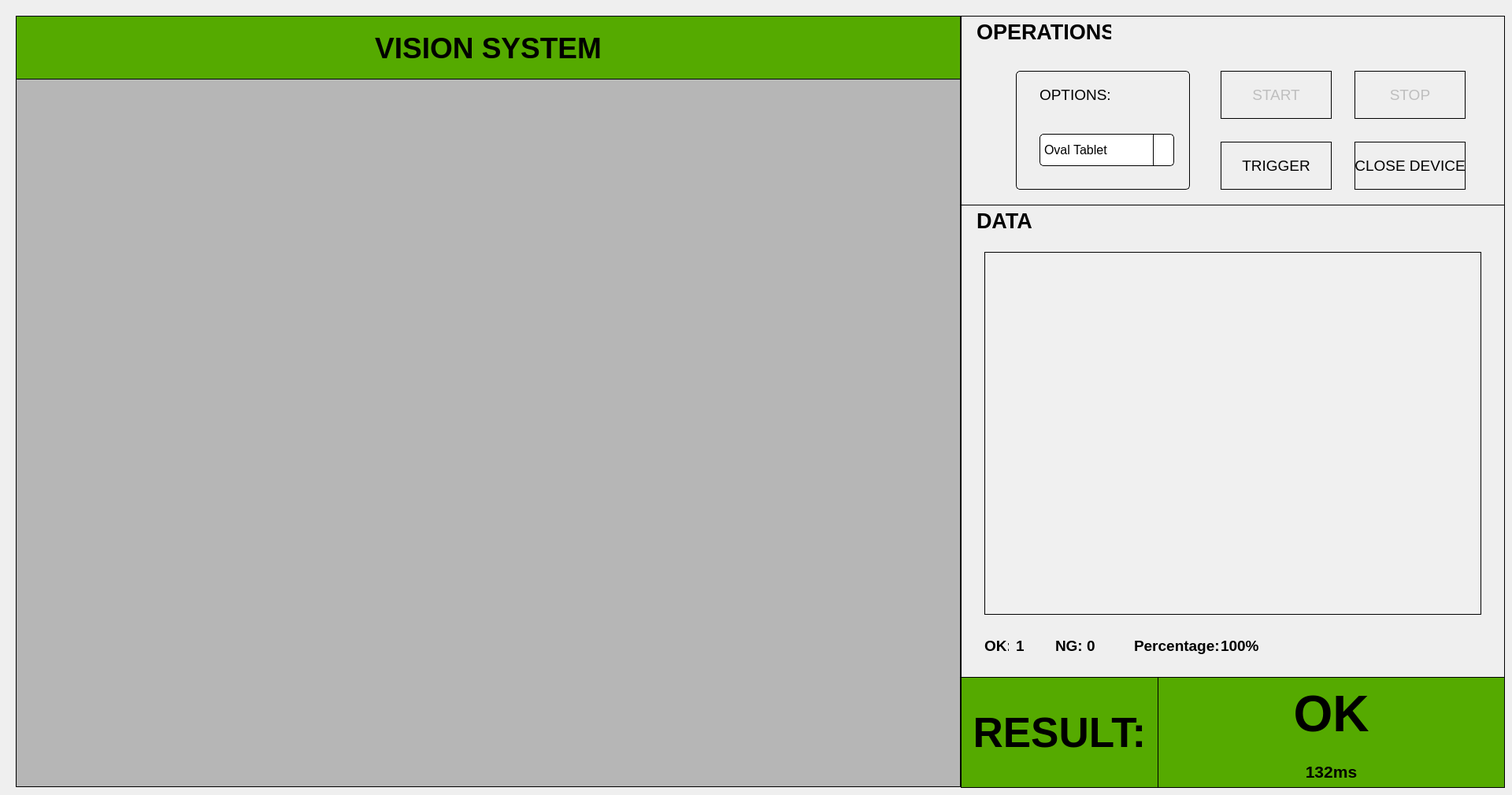
    <widget class="QWidget" name="tab_Operation">
     <attribute name="title">
      <string>Operation</string>
     </attribute>
     <widget class="QLabel" name="label_img_out">
      <property name="geometry">
       <rect>
        <x>20</x>
        <y>100</y>
        <width>1200</width>
        <height>900</height>
       </rect>
      </property>
      <property name="styleSheet">
       <string notr="true">
border: 1px solid rgb(0, 0, 0);
background-color: rgb(182, 182, 182);</string>
      </property>
      <property name="text">
       <string/>
      </property>
     </widget>
     <widget class="QLabel" name="label_check">
      <property name="geometry">
       <rect>
        <x>1470</x>
        <y>860</y>
        <width>441</width>
        <height>141</height>
       </rect>
      </property>
      <property name="font">
       <font>
        <pointsize>48</pointsize>
        <bold>true</bold>
       </font>
      </property>
      <property name="styleSheet">
       <string notr="true">background-color: rgb(85, 170, 0);
border: 1px solid rgb(0, 0, 0);</string>
      </property>
      <property name="text">
       <string>OK</string>
      </property>
      <property name="alignment">
       <set>Qt::AlignHCenter|Qt::AlignTop</set>
      </property>
      <property name="margin">
       <number>0</number>
      </property>
      <property name="indent">
       <number>10</number>
      </property>
     </widget>
     <widget class="QLabel" name="label_ProcessTime">
      <property name="geometry">
       <rect>
        <x>1470</x>
        <y>960</y>
        <width>441</width>
        <height>41</height>
       </rect>
      </property>
      <property name="font">
       <font>
        <pointsize>16</pointsize>
        <italic>false</italic>
        <bold>true</bold>
       </font>
      </property>
      <property name="styleSheet">
       <string notr="true">color: rgb(0, 0, 0); 
</string>
      </property>
      <property name="text">
       <string>132ms</string>
      </property>
      <property name="textFormat">
       <enum>Qt::AutoText</enum>
      </property>
      <property name="scaledContents">
       <bool>false</bool>
      </property>
      <property name="alignment">
       <set>Qt::AlignCenter</set>
      </property>
      <property name="indent">
       <number>-1</number>
      </property>
     </widget>
     <widget class="QLabel" name="label_logo">
      <property name="geometry">
       <rect>
        <x>1140</x>
        <y>20</y>
        <width>81</width>
        <height>81</height>
       </rect>
      </property>
      <property name="styleSheet">
       <string notr="true"/>
      </property>
      <property name="text">
       <string/>
      </property>
     </widget>
     <widget class="QLabel" name="label_logo_2">
      <property name="geometry">
       <rect>
        <x>910</x>
        <y>910</y>
        <width>81</width>
        <height>81</height>
       </rect>
      </property>
      <property name="text">
       <string/>
      </property>
     </widget>
     <widget class="QLabel" name="label">
      <property name="geometry">
       <rect>
        <x>20</x>
        <y>20</y>
        <width>1200</width>
        <height>81</height>
       </rect>
      </property>
      <property name="font">
       <font>
        <pointsize>28</pointsize>
        <bold>true</bold>
       </font>
      </property>
      <property name="styleSheet">
       <string notr="true">
border: 1px solid rgb(0, 0, 0);
background-color: rgb(85, 170, 0);</string>
      </property>
      <property name="text">
       <string>VISION SYSTEM</string>
      </property>
      <property name="alignment">
       <set>Qt::AlignCenter</set>
      </property>
     </widget>
     <widget class="QWidget" name="widget_4" native="true">
      <property name="geometry">
       <rect>
        <x>1220</x>
        <y>20</y>
        <width>691</width>
        <height>241</height>
       </rect>
      </property>
      <property name="styleSheet">
       <string notr="true">
border: 1px solid rgb(0, 0, 0);</string>
      </property>
      <widget class="QWidget" name="widget" native="true">
       <property name="geometry">
        <rect>
         <x>70</x>
         <y>70</y>
         <width>221</width>
         <height>151</height>
        </rect>
       </property>
       <property name="styleSheet">
        <string notr="true">border-radius: 5px;
border: 0.5px solid rgb(0, 0, 0)</string>
       </property>
       <widget class="QLabel" name="label_11">
        <property name="geometry">
         <rect>
          <x>30</x>
          <y>10</y>
          <width>101</width>
          <height>41</height>
         </rect>
        </property>
        <property name="font">
         <font>
          <pointsize>14</pointsize>
         </font>
        </property>
        <property name="styleSheet">
         <string notr="true">border: none;</string>
        </property>
        <property name="text">
         <string>OPTIONS:</string>
        </property>
        <property name="alignment">
         <set>Qt::AlignLeading|Qt::AlignLeft|Qt::AlignVCenter</set>
        </property>
       </widget>
       <widget class="QComboBox" name="comboBox_type">
        <property name="geometry">
         <rect>
          <x>30</x>
          <y>80</y>
          <width>171</width>
          <height>41</height>
         </rect>
        </property>
        <property name="font">
         <font>
          <pointsize>12</pointsize>
         </font>
        </property>
        <property name="styleSheet">
         <string notr="true">QComboBox {
                border: 1px solid ;
                border-radius: 5px;
                padding: 5px;
                min-width: 6em;
                background-color: none;
            }

            QComboBox:hover {
                background-color: #cae1ff;
    			border: 1px solid #0066cc; /* Blue border for button hover */
            }

            QComboBox::drop-down {
                subcontrol-origin: padding;
                subcontrol-position: top right;
                width: 25px;
                border-left: 1px solid;
                border-top-right-radius: 3px;
                border-bottom-right-radius: 3px;
            }

            QComboBox::down-arrow {
				image: url(D:/Pharma3/icon/icons8-arrow-down);
                width: 14px;
                height: 14px;
				margin-top: 2px;    
            }

          </string>
        </property>
        <item>
         <property name="text">
          <string>Oval Tablet</string>
         </property>
        </item>
        <item>
         <property name="text">
          <string>Circle Tablet</string>
         </property>
        </item>
        <item>
         <property name="text">
          <string>Capsule</string>
         </property>
        </item>
       </widget>
       <widget class="QPushButton" name="bnSettings">
        <property name="enabled">
         <bool>true</bool>
        </property>
        <property name="geometry">
         <rect>
          <x>170</x>
          <y>10</y>
          <width>41</width>
          <height>41</height>
         </rect>
        </property>
        <property name="font">
         <font>
          <pointsize>16</pointsize>
          <italic>false</italic>
          <bold>true</bold>
         </font>
        </property>
        <property name="styleSheet">
         <string notr="true">QPushButton {
	background-color: none;
    border: none;
}
QPushButton:hover {
    background-color: #cae1ff;
    border: 1px solid #0066cc; /* Blue border for button hover */
}
</string>
        </property>
        <property name="text">
         <string/>
        </property>
        <property name="icon">
         <iconset>
          <normaloff>icon/setting.png</normaloff>icon/setting.png</iconset>
        </property>
        <property name="iconSize">
         <size>
          <width>30</width>
          <height>30</height>
         </size>
        </property>
       </widget>
      </widget>
      <widget class="QPushButton" name="bnStart">
       <property name="enabled">
        <bool>false</bool>
       </property>
       <property name="geometry">
        <rect>
         <x>330</x>
         <y>70</y>
         <width>141</width>
         <height>61</height>
        </rect>
       </property>
       <property name="font">
        <font>
         <pointsize>14</pointsize>
         <italic>false</italic>
         <bold>false</bold>
        </font>
       </property>
       <property name="focusPolicy">
        <enum>Qt::ClickFocus</enum>
       </property>
       <property name="styleSheet">
        <string notr="true"/>
       </property>
       <property name="text">
        <string>START</string>
       </property>
      </widget>
      <widget class="QPushButton" name="bnStop">
       <property name="enabled">
        <bool>false</bool>
       </property>
       <property name="geometry">
        <rect>
         <x>500</x>
         <y>70</y>
         <width>141</width>
         <height>61</height>
        </rect>
       </property>
       <property name="font">
        <font>
         <pointsize>14</pointsize>
         <italic>false</italic>
         <bold>false</bold>
        </font>
       </property>
       <property name="styleSheet">
        <string notr="true"/>
       </property>
       <property name="text">
        <string>STOP</string>
       </property>
      </widget>
      <widget class="QPushButton" name="bnClose">
       <property name="enabled">
        <bool>true</bool>
       </property>
       <property name="geometry">
        <rect>
         <x>500</x>
         <y>160</y>
         <width>141</width>
         <height>61</height>
        </rect>
       </property>
       <property name="font">
        <font>
         <pointsize>14</pointsize>
         <italic>false</italic>
         <bold>false</bold>
        </font>
       </property>
       <property name="styleSheet">
        <string notr="true"/>
       </property>
       <property name="text">
        <string>CLOSE DEVICE</string>
       </property>
      </widget>
      <widget class="QPushButton" name="bnSoftwareTrigger">
       <property name="enabled">
        <bool>true</bool>
       </property>
       <property name="geometry">
        <rect>
         <x>330</x>
         <y>160</y>
         <width>141</width>
         <height>61</height>
        </rect>
       </property>
       <property name="font">
        <font>
         <pointsize>14</pointsize>
         <italic>false</italic>
         <bold>false</bold>
        </font>
       </property>
       <property name="styleSheet">
        <string notr="true"/>
       </property>
       <property name="text">
        <string>TRIGGER</string>
       </property>
      </widget>
      <widget class="QLabel" name="label_signal_stop">
       <property name="geometry">
        <rect>
         <x>610</x>
         <y>80</y>
         <width>21</width>
         <height>21</height>
        </rect>
       </property>
       <property name="styleSheet">
        <string notr="true">border: none;</string>
       </property>
       <property name="text">
        <string/>
       </property>
      </widget>
      <widget class="QLabel" name="label_signal_start">
       <property name="geometry">
        <rect>
         <x>440</x>
         <y>80</y>
         <width>21</width>
         <height>21</height>
        </rect>
       </property>
       <property name="styleSheet">
        <string notr="true">border:none;</string>
       </property>
       <property name="text">
        <string/>
       </property>
      </widget>
      <widget class="QLabel" name="label_12">
       <property name="geometry">
        <rect>
         <x>20</x>
         <y>0</y>
         <width>171</width>
         <height>41</height>
        </rect>
       </property>
       <property name="font">
        <font>
         <pointsize>20</pointsize>
         <bold>true</bold>
        </font>
       </property>
       <property name="styleSheet">
        <string notr="true">border:none;</string>
       </property>
       <property name="text">
        <string>OPERATIONS</string>
       </property>
      </widget>
     </widget>
     <widget class="QWidget" name="widget_5" native="true">
      <property name="geometry">
       <rect>
        <x>1220</x>
        <y>260</y>
        <width>691</width>
        <height>601</height>
       </rect>
      </property>
      <property name="styleSheet">
       <string notr="true">
border: 1px solid rgb(0, 0, 0);</string>
      </property>
      <widget class="QTableWidget" name="tableWidget">
       <property name="geometry">
        <rect>
         <x>30</x>
         <y>60</y>
         <width>631</width>
         <height>461</height>
        </rect>
       </property>
       <property name="sizePolicy">
        <sizepolicy hsizetype="Expanding" vsizetype="Expanding">
         <horstretch>0</horstretch>
         <verstretch>0</verstretch>
        </sizepolicy>
       </property>
       <property name="font">
        <font>
         <family>Calibri</family>
         <pointsize>12</pointsize>
        </font>
       </property>
       <property name="styleSheet">
        <string notr="true">QTableWidget {
                background-color: #f0f0f0;
                alternate-background-color: #e0e0e0;
                selection-background-color: #a6a6a6;
            }
            QHeaderView::section {
                background-color: #404040;
                color: white;
                padding: 5px;
                border: 1px solid #606060;
            }
            QTableWidget::item {
                padding: 5px;
            }
            QTableWidget::item:selected {
                color: black;
            }</string>
       </property>
       <property name="verticalScrollBarPolicy">
        <enum>Qt::ScrollBarAsNeeded</enum>
       </property>
       <property name="horizontalScrollBarPolicy">
        <enum>Qt::ScrollBarAsNeeded</enum>
       </property>
       <property name="sizeAdjustPolicy">
        <enum>QAbstractScrollArea::AdjustIgnored</enum>
       </property>
       <property name="showGrid">
        <bool>true</bool>
       </property>
       <property name="gridStyle">
        <enum>Qt::SolidLine</enum>
       </property>
       <property name="columnCount">
        <number>0</number>
       </property>
       <attribute name="horizontalHeaderVisible">
        <bool>true</bool>
       </attribute>
       <attribute name="horizontalHeaderCascadingSectionResizes">
        <bool>false</bool>
       </attribute>
       <attribute name="horizontalHeaderMinimumSectionSize">
        <number>39</number>
       </attribute>
       <attribute name="horizontalHeaderShowSortIndicator" stdset="0">
        <bool>false</bool>
       </attribute>
       <attribute name="horizontalHeaderStretchLastSection">
        <bool>true</bool>
       </attribute>
       <attribute name="verticalHeaderVisible">
        <bool>false</bool>
       </attribute>
       <attribute name="verticalHeaderCascadingSectionResizes">
        <bool>false</bool>
       </attribute>
       <attribute name="verticalHeaderHighlightSections">
        <bool>true</bool>
       </attribute>
      </widget>
      <widget class="QLabel" name="label_percent">
       <property name="geometry">
        <rect>
         <x>330</x>
         <y>540</y>
         <width>51</width>
         <height>41</height>
        </rect>
       </property>
       <property name="font">
        <font>
         <pointsize>14</pointsize>
         <bold>true</bold>
        </font>
       </property>
       <property name="styleSheet">
        <string notr="true">border: none;</string>
       </property>
       <property name="text">
        <string>100%</string>
       </property>
      </widget>
      <widget class="QLabel" name="label_3">
       <property name="geometry">
        <rect>
         <x>30</x>
         <y>540</y>
         <width>31</width>
         <height>41</height>
        </rect>
       </property>
       <property name="font">
        <font>
         <pointsize>14</pointsize>
         <bold>true</bold>
        </font>
       </property>
       <property name="styleSheet">
        <string notr="true">border: none;</string>
       </property>
       <property name="text">
        <string>OK:</string>
       </property>
      </widget>
      <widget class="QLabel" name="label_totalOK">
       <property name="geometry">
        <rect>
         <x>70</x>
         <y>540</y>
         <width>31</width>
         <height>41</height>
        </rect>
       </property>
       <property name="font">
        <font>
         <pointsize>14</pointsize>
         <bold>true</bold>
        </font>
       </property>
       <property name="styleSheet">
        <string notr="true">border: none;</string>
       </property>
       <property name="text">
        <string>1</string>
       </property>
      </widget>
      <widget class="QLabel" name="label_2">
       <property name="geometry">
        <rect>
         <x>120</x>
         <y>540</y>
         <width>41</width>
         <height>41</height>
        </rect>
       </property>
       <property name="font">
        <font>
         <pointsize>14</pointsize>
         <bold>true</bold>
        </font>
       </property>
       <property name="styleSheet">
        <string notr="true">border: none;</string>
       </property>
       <property name="text">
        <string>NG: </string>
       </property>
      </widget>
      <widget class="QLabel" name="label_totalNG">
       <property name="geometry">
        <rect>
         <x>160</x>
         <y>540</y>
         <width>51</width>
         <height>41</height>
        </rect>
       </property>
       <property name="font">
        <font>
         <pointsize>14</pointsize>
         <bold>true</bold>
        </font>
       </property>
       <property name="styleSheet">
        <string notr="true">border: none;</string>
       </property>
       <property name="text">
        <string>0</string>
       </property>
      </widget>
      <widget class="QLabel" name="label_7">
       <property name="geometry">
        <rect>
         <x>220</x>
         <y>540</y>
         <width>111</width>
         <height>41</height>
        </rect>
       </property>
       <property name="font">
        <font>
         <pointsize>14</pointsize>
         <bold>true</bold>
        </font>
       </property>
       <property name="styleSheet">
        <string notr="true">border: none;</string>
       </property>
       <property name="text">
        <string>Percentage:</string>
       </property>
      </widget>
      <widget class="QPushButton" name="bnSave_data">
       <property name="enabled">
        <bool>true</bool>
       </property>
       <property name="geometry">
        <rect>
         <x>530</x>
         <y>540</y>
         <width>31</width>
         <height>31</height>
        </rect>
       </property>
       <property name="font">
        <font>
         <pointsize>16</pointsize>
         <italic>false</italic>
         <bold>true</bold>
        </font>
       </property>
       <property name="styleSheet">
        <string notr="true">QPushButton {
	background-color: none;
    border: none;
}
QPushButton:hover {
    background-color: #cae1ff;
    border: 1px solid #0066cc; /* Blue border for button hover */
}
</string>
       </property>
       <property name="text">
        <string/>
       </property>
       <property name="icon">
        <iconset>
         <normaloff>icon/save.png</normaloff>icon/save.png</iconset>
       </property>
       <property name="iconSize">
        <size>
         <width>30</width>
         <height>30</height>
        </size>
       </property>
      </widget>
      <widget class="QPushButton" name="bnAdd_data">
       <property name="enabled">
        <bool>true</bool>
       </property>
       <property name="geometry">
        <rect>
         <x>580</x>
         <y>540</y>
         <width>31</width>
         <height>31</height>
        </rect>
       </property>
       <property name="font">
        <font>
         <pointsize>16</pointsize>
         <italic>false</italic>
         <bold>true</bold>
        </font>
       </property>
       <property name="styleSheet">
        <string notr="true">QPushButton {
	background-color: none;
    border: none;
}
QPushButton:hover {
    background-color: #cae1ff;
    border: 1px solid #0066cc; /* Blue border for button hover */
}
</string>
       </property>
       <property name="text">
        <string/>
       </property>
       <property name="icon">
        <iconset>
         <normaloff>icon/icons8-plus-math-50.png</normaloff>icon/icons8-plus-math-50.png</iconset>
       </property>
       <property name="iconSize">
        <size>
         <width>30</width>
         <height>30</height>
        </size>
       </property>
      </widget>
      <widget class="QPushButton" name="bnClear_data">
       <property name="enabled">
        <bool>true</bool>
       </property>
       <property name="geometry">
        <rect>
         <x>630</x>
         <y>540</y>
         <width>31</width>
         <height>31</height>
        </rect>
       </property>
       <property name="font">
        <font>
         <pointsize>16</pointsize>
         <italic>false</italic>
         <bold>true</bold>
        </font>
       </property>
       <property name="styleSheet">
        <string notr="true">QPushButton {
	background-color: none;
    border: none;
}
QPushButton:hover {
    background-color: #cae1ff;
    border: 1px solid #0066cc; /* Blue border for button hover */
}
</string>
       </property>
       <property name="text">
        <string/>
       </property>
       <property name="icon">
        <iconset>
         <normaloff>icon/icons8-close-48.png</normaloff>icon/icons8-close-48.png</iconset>
       </property>
       <property name="iconSize">
        <size>
         <width>30</width>
         <height>30</height>
        </size>
       </property>
      </widget>
      <widget class="QLabel" name="label_13">
       <property name="geometry">
        <rect>
         <x>20</x>
         <y>0</y>
         <width>131</width>
         <height>41</height>
        </rect>
       </property>
       <property name="font">
        <font>
         <pointsize>20</pointsize>
         <bold>true</bold>
        </font>
       </property>
       <property name="styleSheet">
        <string notr="true">border:none;</string>
       </property>
       <property name="text">
        <string>DATA</string>
       </property>
      </widget>
      <widget class="QLabel" name="labelDate">
       <property name="geometry">
        <rect>
         <x>370</x>
         <y>10</y>
         <width>291</width>
         <height>41</height>
        </rect>
       </property>
       <property name="font">
        <font>
         <pointsize>12</pointsize>
         <bold>false</bold>
        </font>
       </property>
       <property name="styleSheet">
        <string notr="true">border: none;</string>
       </property>
       <property name="text">
        <string/>
       </property>
       <property name="alignment">
        <set>Qt::AlignCenter</set>
       </property>
      </widget>
     </widget>
     <widget class="QLabel" name="label_14">
      <property name="geometry">
       <rect>
        <x>1220</x>
        <y>860</y>
        <width>251</width>
        <height>141</height>
       </rect>
      </property>
      <property name="font">
       <font>
        <pointsize>40</pointsize>
        <bold>true</bold>
       </font>
      </property>
      <property name="styleSheet">
       <string notr="true">background-color: rgb(85, 170, 0);
border: 1px solid rgb(0, 0, 0);</string>
      </property>
      <property name="text">
       <string>RESULT:</string>
      </property>
      <property name="alignment">
       <set>Qt::AlignCenter</set>
      </property>
     </widget>
     <zorder>label_check</zorder>
     <zorder>widget_5</zorder>
     <zorder>widget_4</zorder>
     <zorder>label</zorder>
     <zorder>label_img_out</zorder>
     <zorder>label_ProcessTime</zorder>
     <zorder>label_logo</zorder>
     <zorder>label_logo_2</zorder>
     <zorder>label_14</zorder>
    </widget>
